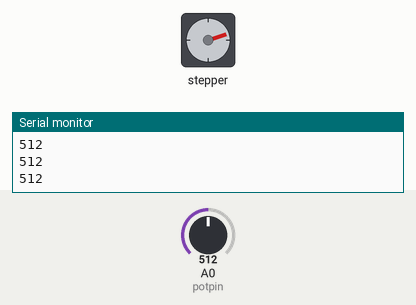
This sketch was run on a simulated Arduino Uno, built with avr-gcc and run on an emulated ATmega328P. Parts: stepper motor, the last lines printed to the serial monitor. Inputs (shaded band) come from the test bench; at power-on: A0 (potpin) = 512. Stepper angles assume 200 steps per turn.

Above: at 1.2 s.
1.3 s: A0 (potpin) set to 716
At 2.9 s:
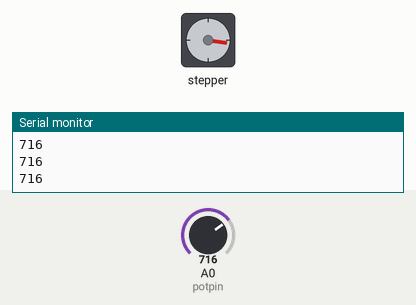
4.3 s: A0 (potpin) set to 90
At 6.5 s:
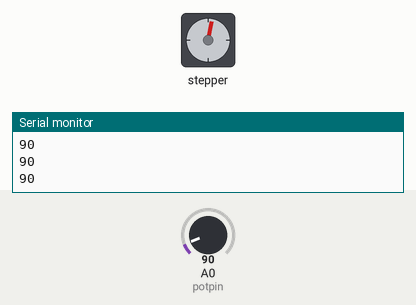
7.3 s: A0 (potpin) set to 900
At 9.3 s:
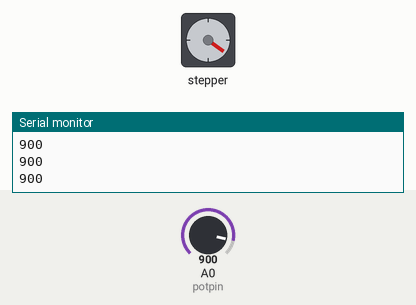
10.3 s: A0 (potpin) set to 1023
At 11.2 s:
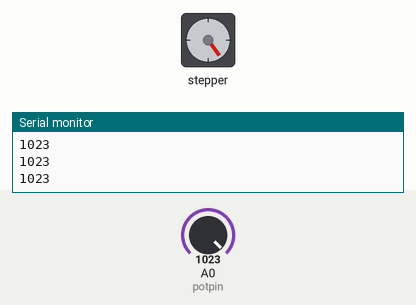
13.3 s: A0 (potpin) set to 20
At 15.3 s:
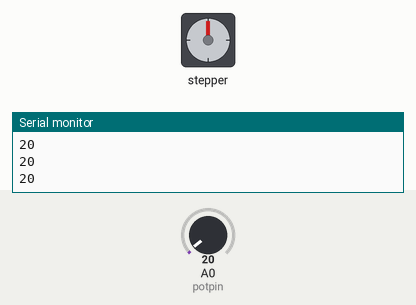
Timing chart, 0 to 16.8 s (numbered marks = the images above; inputs shaded):
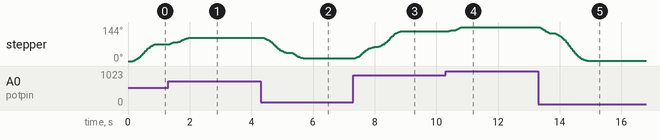

Measured:
- after the input at 1.3 s, stepper: turns 27° clockwise in 0.61 s, starting after 0.05 s
- after the input at 4.3 s, stepper: turns 87° counter-clockwise in 1.3 s, starting after 0.11 s
- after the input at 7.3 s, stepper: turns 114° clockwise in 1.5 s, starting after 0.07 s
- after the input at 10.3 s, stepper: turns 18° clockwise in 0.51 s, starting after 0.06 s
- after the input at 13.3 s, stepper: turns 143° counter-clockwise in 1.6 s, starting at once
- by itself, stepper: turns 72° clockwise in 0.73 s

The sketch:

DigiPot_Stepper.ino
```cpp
#include <AccelStepper.h>

#define potpin    0
#define dirPin    5
#define stepPin   4
#define enPin     6
#define motorInterfaceType 1

AccelStepper stepper = AccelStepper(motorInterfaceType, stepPin, dirPin);

int val = 0;

void setup() {
  stepper.setMaxSpeed(100);
  stepper.setAcceleration(200);
  stepper.setEnablePin(enPin);
  stepper.setPinsInverted(false, false, true);

  Serial.begin(9600);
}

void loop() {

  val = 0;

  for (int i = 0; i < 30; i++) {
    val = val + analogRead(potpin); // reads the value of the potentiometer (value between 0 and 1023)
    delay(5);
  }
  val = val / 30;

  Serial.println(val);

  val = map(val, 0, 1023, 0, 80);

  if(val == stepper.currentPosition()) {
    stepper.disableOutputs();
  }
  else {
    stepper.enableOutputs();

    stepper.moveTo(val);

    stepper.run();
    while(stepper.isRunning()) {
      stepper.run();
      delay(1);
    }
  }


}
```
